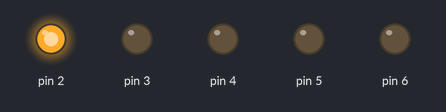
The sketch below on a simulated Arduino Uno, built with avr-gcc and run on an emulated ATmega328P. Shown: output pins drawn as LEDs (lit = HIGH).

Above: at 0.2 s.
At 1.0 s:
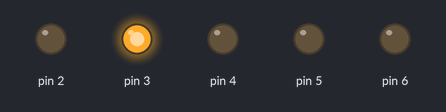
At 1.7 s:
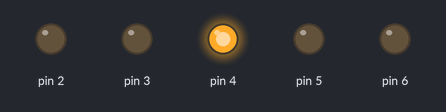
At 2.2 s:
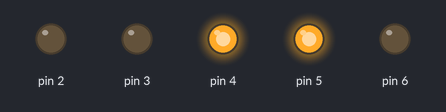
At 3.7 s:
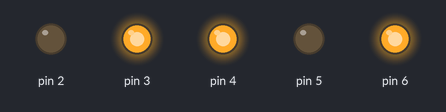
At 5.7 s:
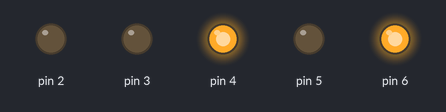
Timing chart, 0 to 6.9 s (numbered marks = the images above):
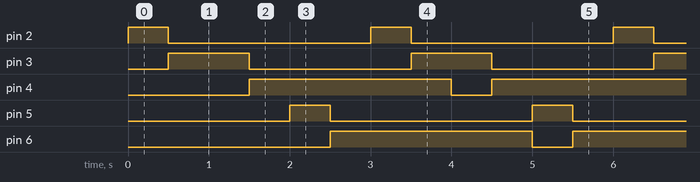

Measured:
- by itself, pin 2, pin 5: alternates HIGH for 0.50 s and LOW for 2.5 s
- by itself, pin 3: alternates HIGH for 1.0 s and LOW for 2.0 s
- by itself, pin 4, pin 6: alternates HIGH for 2.5 s and LOW for 0.50 s

The sketch:

slide_sensor_demo.ino
```cpp
class LED {
  public:
    LED(int anode, int cathode);
    void on();
    void off();
  private:
    int _anode;
    int _cathode;
};

LED::LED(int anode, int cathode) {
  _anode = anode;
  _cathode = cathode;
}

void LED::on() {
  pinMode(_cathode, OUTPUT);
  pinMode(_anode, OUTPUT);
  digitalWrite(_cathode, HIGH);
  digitalWrite(_anode, LOW);
}

void LED::off() {
  pinMode(_cathode, INPUT);
  pinMode(_anode, INPUT);
}

void initPins(int start, int count) {
  for (int pin=start; pin<(start + count); pin++) {
    pinMode(pin, INPUT);
  }
}

LED leds[] = {
  LED(3,2),
  LED(2,3),
  LED(4,3),
  LED(3,4),
  LED(6,5),
  LED(5,6)
};
int ledCount = 6;

void setup() {
  initPins(2, 7);
}

void loop() {
  for (int i = 0; i<ledCount; i++) {
    leds[i].on();
    delay(500);
    leds[i].off();
  }
}
```
